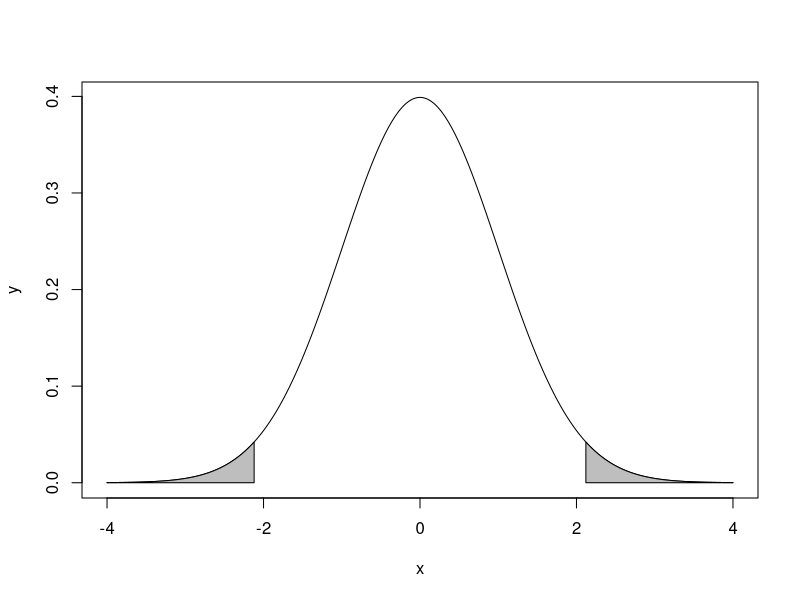

The R source for this figure:
# Page no 228

days <- c(14, 9, 18, 26, 12, 0, 10, 4, 8, 21, 28, 24, 24, 2, 3, 14, 9)

sample.size <- length(days)
sample.mean <- mean(days)
sample.mean
variance <- var(days)
sqrt(variance)
hypothesis.mean <- 15
alpha <- 0.05
df <- sample.size-1

z <- qt(alpha/2, df)
z
z1 <- z
z2 <- -z
test.statistic <- (sample.mean - hypothesis.mean) / sqrt(variance/sample.size)
test.statistic

x = seq (-4 ,4, length =10000)
y = dnorm (x,0,1)
plot (x,y,type = "l")

x1 = seq (-4 ,z1 , length =10000)
y1 = dnorm (x1,0,1)
rejection.region1 <- polygon (c(-4,x1 ,z1) ,c(0,y1 ,0) ,col=" gray ")

x2 = seq (z2 ,4 , length =10000)
y2 = dnorm (x2,0,1)
rejection.region2 <- polygon (c(z2,x2 ,4) ,c(0,y2 ,0) ,col=" gray ")

pvalue = 2* pt(test.statistic ,df)
pvalue